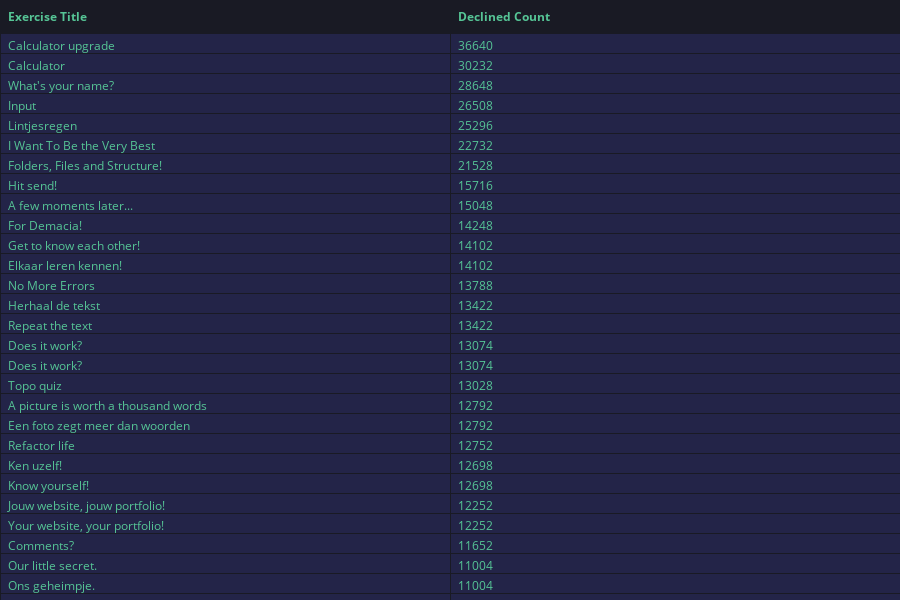

This figure's notebook cell:
### Markdown cell above
#### How many declines did these exercises get?

In the table below we created a easy view to see the exact amount of declined per exercise shown in the barchart from above

### Code cell
# Create a new DataFrame for the table
table_data = top_declined_exercises[['title', 'declined_count']].sort_values(by='declined_count', ascending=False)

# Set the text color and border color
text_color = '#56C596'
border_color = '#191A24'

# Create the table figure
fig = go.Figure(data=[go.Table(
    header=dict(values=['<b>Exercise Title<b>', '<b>Declined Count<b>'],
                fill_color=border_color,  # Set border color for header
                line_color=border_color,  # Set border color for header
                font=dict(color=text_color),  # Set text color for header
                align='left'),
    cells=dict(values=[table_data['title'], table_data['declined_count']],
               fill_color='#232448',
               line_color=border_color,  # Set border color for cells
               font=dict(color=text_color),  # Set text color for cells
               align='left'))
])

# Set layout properties for a scrollable table
fig.update_layout(
    height=600,
    autosize=True,
    margin=dict(l=0, r=0, b=0, t=0),
)

fig.show()

### Figure 1 — Plotly figure (JSON) as saved in the notebook; plotly's stock layout.template omitted (floating-point values rounded to 4 significant figures; data arrays with more than 128 entries replaced by an {"elided": "..."} marker saying what was removed)
{"data": [{"cells": {"align": "left", "fill": {"color": "#232448"}, "font": {"color": "#56C596"}, "line": {"color": "#191A24"}, "values": {"elided": "2x100 mixed values"}}, "header": {"align": "left", "fill": {"color": "#191A24"}, "font": {"color": "#56C596"}, "line": {"color": "#191A24"}, "values": ["<b>Exercise Title<b>", "<b>Declined Count<b>"]}, "type": "table"}], "layout": {"autosize": true, "height": 600, "margin": {"b": 0, "l": 0, "r": 0, "t": 0}}}
